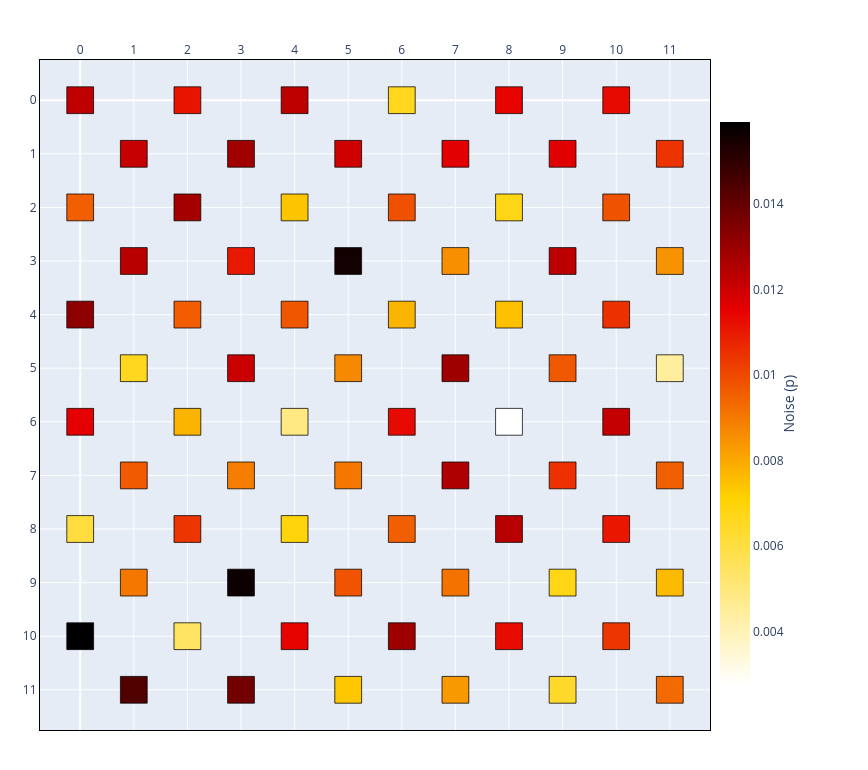

This figure's notebook cell:
### Markdown cell above
## 3. Physical Error Distributions

Real superconducting processors are heterogeneous in which physical error rates vary
substantially across the lattice and are frequently correlated in space (bad couplers 
typically surround bad qubit sites). Modeling this heterogeneity faithfully is precisely 
why qSNOW represents noise as a per-qubit field rather than a single global parameter.

Every qubit carries a `NoiseProfile` exposing a physical error rate `p` (a bounded float
on `[0, 0.75]`). A landscape of such rates is produced by a **noise distribution**: an
object holding the parameters of the distribution it models (and a seed), which
`chip.generate_noise(dist)` applies across the lattice. The chip records the object on
`chip.spec.noise_model`, so the recipe travels with the chip and regenerates the identical
landscape. qSNOW provides:

- **`Uniform(p)`** — a homogeneous field; every qubit shares a single `p`.
- **`RandomUniform(bounds)`** — independent draws from a uniform distribution over
  `bounds = (low, high)`.
- **`RandomGaussian(mean, deviation)`** — independent draws from a truncated Gaussian.
- **`NormalContour(mean, deviation, slope=...)`** — a *spatially correlated* gradient, in
  which each site's error rate is derived from a smoothed neighborhood average, producing
  the contoured, non-i.i.d. structure characteristic of real devices.
- **`SkewContour(location, deviation, skew, ...)`** — the same correlated structure with a
  chosen *skew*, the long tail of poor qubits seen in calibration data.
- **`LogSkewContour(location, deviation, skew, ...)`** — the same correlated structure with
  a skewed marginal on `log10(p)`: the family measured calibration data follows (a
  right-skewed bell on a log axis); `deviation` is in decades.
- **`Custom(noise_map, coupler_map)`** — explicit maps, e.g. measured calibration data.

The `chip.generate_gaussian_noise(...)`-style methods used elsewhere in this notebook are
one-line shorthands for these. Applying a distribution also populates the chip's
**couplers**, deriving each edge's rate from the two qubits it joins (section 6); every
sampled distribution accepts a `seed` for reproducibility. Below we visualize the
non-trivial fields with `noise_heatmap_style`, moving from fully independent (Gaussian,
random) to spatially correlated (contour).

### Code cell
# (a) Truncated-Gaussian field: i.i.d. draws about a target mean.
chip = Chip(6, 6)
chip.generate_noise(RandomGaussian(mean=0.010, deviation=0.003, seed=42))

print("noise model :", chip.spec.noise_model)
print("p at (2, 2) :", chip.loc((2, 2)).noise.p)
chip.show(style=noise_heatmap_style(chip))

### Figure 1 — Plotly figure (JSON) as saved in the notebook; plotly's stock layout.template omitted (floating-point values rounded to 4 significant figures)
{"data": [{"hoverinfo": "text", "hovertext": ["(0, 0)<br>status=INACTIVE<br>noise=0.0123", "(0, 2)<br>status=INACTIVE<br>noise=0.0095", "(0, 4)<br>status=INACTIVE<br>noise=0.0132", "(0, 6)<br>status=INACTIVE<br>noise=0.0115", "(0, 8)<br>status=INACTIVE<br>noise=0.0061", "(0, 10)<br>status=INACTIVE<br>noise=0.0159", "(1, 1)<br>status=INACTIVE<br>noise=0.0121", "(1, 3)<br>status=INACTIVE<br>noise=0.0124", "(1, 5)<br>status=INACTIVE<br>noise=0.0066", "(1, 7)<br>status=INACTIVE<br>noise=0.0096", "(1, 9)<br>status=INACTIVE<br>noise=0.0090", "(1, 11)<br>status=INACTIVE<br>noise=0.0144", "(2, 0)<br>status=INACTIVE<br>noise=0.0111", "(2, 2)<br>status=INACTIVE<br>noise=0.0128", "(2, 4)<br>status=INACTIVE<br>noise=0.0096", "(2, 6)<br>status=INACTIVE<br>noise=0.0078", "(2, 8)<br>status=INACTIVE<br>noise=0.0104", "(2, 10)<br>status=INACTIVE<br>noise=0.0054", "(3, 1)<br>status=INACTIVE<br>noise=0.0128", "(3, 3)<br>status=INACTIVE<br>noise=0.0110", "(3, 5)<br>status=INACTIVE<br>noise=0.0121", "(3, 7)<br>status=INACTIVE<br>noise=0.0089", "(3, 9)<br>status=INACTIVE<br>noise=0.0157", "(3, 11)<br>status=INACTIVE<br>noise=0.0137", "(4, 0)<br>status=INACTIVE<br>noise=0.0123", "(4, 2)<br>status=INACTIVE<br>noise=0.0074", "(4, 4)<br>status=INACTIVE<br>noise=0.0097", "(4, 6)<br>status=INACTIVE<br>noise=0.0049", "(4, 8)<br>status=INACTIVE<br>noise=0.0069", "(4, 10)<br>status=INACTIVE<br>noise=0.0114", "(5, 1)<br>status=INACTIVE<br>noise=0.0120", "(5, 3)<br>status=INACTIVE<br>noise=0.0155", "(5, 5)<br>status=INACTIVE<br>noise=0.0086", "(5, 7)<br>status=INACTIVE<br>noise=0.0090", "(5, 9)<br>status=INACTIVE<br>noise=0.0098", "(5, 11)<br>status=INACTIVE<br>noise=0.0074", "(6, 0)<br>status=INACTIVE<br>noise=0.0066", "(6, 2)<br>status=INACTIVE<br>noise=0.0098", "(6, 4)<br>status=INACTIVE<br>noise=0.0078", "(6, 6)<br>status=INACTIVE<br>noise=0.0113", "(6, 8)<br>status=INACTIVE<br>noise=0.0095", "(6, 10)<br>status=INACTIVE<br>noise=0.0129", "(7, 1)<br>status=INACTIVE<br>noise=0.0116", "(7, 3)<br>status=INACTIVE<br>noise=0.0085", "(7, 5)<br>status=INACTIVE<br>noise=0.0129", "(7, 7)<br>status=INACTIVE<br>noise=0.0126", "(7, 9)<br>status=INACTIVE<br>noise=0.0091", "(7, 11)<br>status=INACTIVE<br>noise=0.0083", "(8, 0)<br>status=INACTIVE<br>noise=0.0114", "(8, 2)<br>status=INACTIVE<br>noise=0.0068", "(8, 4)<br>status=INACTIVE<br>noise=0.0075", "(8, 6)<br>status=INACTIVE<br>noise=0.0027", "(8, 8)<br>status=INACTIVE<br>noise=0.0124", "(8, 10)<br>status=INACTIVE<br>noise=0.0113", "(9, 1)<br>status=INACTIVE<br>noise=0.0116", "(9, 3)<br>status=INACTIVE<br>noise=0.0123", "(9, 5)<br>status=INACTIVE<br>noise=0.0097", "(9, 7)<br>status=INACTIVE<br>noise=0.0105", "(9, 9)<br>status=INACTIVE<br>noise=0.0068", "(9, 11)<br>status=INACTIVE<br>noise=0.0064", "(10, 0)<br>status=INACTIVE<br>noise=0.0113", "(10, 2)<br>status=INACTIVE<br>noise=0.0098", "(10, 4)<br>status=INACTIVE<br>noise=0.0105", "(10, 6)<br>status=INACTIVE<br>noise=0.0122", "(10, 8)<br>status=INACTIVE<br>noise=0.0110", "(10, 10)<br>status=INACTIVE<br>noise=0.0104", "(11, 1)<br>status=INACTIVE<br>noise=0.0104", "(11, 3)<br>status=INACTIVE<br>noise=0.0085", "(11, 5)<br>status=INACTIVE<br>noise=0.0044", "(11, 7)<br>status=INACTIVE<br>noise=0.0095", "(11, 9)<br>status=INACTIVE<br>noise=0.0076", "(11, 11)<br>status=INACTIVE<br>noise=0.0093"], "marker": {"cmax": 0.01591, "cmin": 0.00274, "color": [0.01226, 0.00954, 0.01322, 0.01155, 0.00606, 0.01591, 0.01213, 0.01238, 0.0066, 0.00963, 0.00901, 0.01436, 0.01111, 0.01278, 0.00957, 0.00776, 0.01041, 0.00544, 0.01284, 0.01101, 0.0121, 0.00888, 0.01567, 0.01373, 0.0123, 0.00742, 0.00975, 0.00489, 0.00695, 0.01143, 0.01198, 0.01554, 0.00865, 0.00901, 0.00977, 0.00736, 0.00663, 0.00982, 0.00776, 0.01132, 0.00953, 0.0129, 0.01158, 0.00854, 0.01289, 0.01258, 0.00914, 0.00833, 0.01143, 0.00676, 0.00748, 0.00274, 0.01239, 0.01128, 0.01162, 0.01232, 0.00969, 0.01052, 0.00676, 0.0064, 0.01131, 0.00978, 0.01049, 0.01217, 0.01103, 0.01041, 0.01045, 0.00846, 0.00441, 0.00952, 0.00763, 0.00931], "colorbar": {"len": 0.8701, "title": {"side": "right", "text": "Noise (p)"}, "x": 0.8503, "xanchor": "left", "y": 0.487, "yanchor": "middle"}, "colorscale": [[0, "rgb(255,255,255)"], [0.3333, "rgb(255,210,0)"], [0.6667, "rgb(230,0,0)"], [1, "rgb(0,0,0)"]], "opacity": 0, "showscale": true, "size": 20}, "mode": "markers", "name": "qubits", "type": "scattergl", "x": [0, 0, 0, 0, 0, 0, 1, 1, 1, 1, 1, 1, 2, 2, 2, 2, 2, 2, 3, 3, 3, 3, 3, 3, 4, 4, 4, 4, 4, 4, 5, 5, 5, 5, 5, 5, 6, 6, 6, 6, 6, 6, 7, 7, 7, 7, 7, 7, 8, 8, 8, 8, 8, 8, 9, 9, 9, 9, 9, 9, 10, 10, 10, 10, 10, 10, 11, 11, 11, 11, 11, 11], "y": [0, 2, 4, 6, 8, 10, 1, 3, 5, 7, 9, 11, 0, 2, 4, 6, 8, 10, 1, 3, 5, 7, 9, 11, 0, 2, 4, 6, 8, 10, 1, 3, 5, 7, 9, 11, 0, 2, 4, 6, 8, 10, 1, 3, 5, 7, 9, 11, 0, 2, 4, 6, 8, 10, 1, 3, 5, 7, 9, 11, 0, 2, 4, 6, 8, 10, 1, 3, 5, 7, 9, 11]}], "layout": {"height": 770, "margin": {"b": 40, "l": 40, "r": 40, "t": 60}, "shapes": [{"fillcolor": "rgb(191, 0, 0)", "layer": "above", "line": {"color": "black", "width": 0.75}, "opacity": 1, "type": "rect", "x0": -0.25, "x1": 0.25, "y0": -0.25, "y1": 0.25}, {"fillcolor": "rgb(241, 95, 0)", "layer": "above", "line": {"color": "black", "width": 0.75}, "opacity": 1, "type": "rect", "x0": -0.25, "x1": 0.25, "y0": 1.75, "y1": 2.25}, {"fillcolor": "rgb(141, 0, 0)", "layer": "above", "line": {"color": "black", "width": 0.75}, "opacity": 1, "type": "rect", "x0": -0.25, "x1": 0.25, "y0": 3.75, "y1": 4.25}, {"fillcolor": "rgb(228, 0, 0)", "layer": "above", "line": {"color": "black", "width": 0.75}, "opacity": 1, "type": "rect", "x0": -0.25, "x1": 0.25, "y0": 5.75, "y1": 6.25}, {"fillcolor": "rgb(255, 221, 62)", "layer": "above", "line": {"color": "black", "width": 0.75}, "opacity": 1, "type": "rect", "x0": -0.25, "x1": 0.25, "y0": 7.75, "y1": 8.25}, {"fillcolor": "rgb(0, 0, 0)", "layer": "above", "line": {"color": "black", "width": 0.75}, "opacity": 1, "type": "rect", "x0": -0.25, "x1": 0.25, "y0": 9.75, "y1": 10.25}, {"fillcolor": "rgb(198, 0, 0)", "layer": "above", "line": {"color": "black", "width": 0.75}, "opacity": 1, "type": "rect", "x0": 0.75, "x1": 1.25, "y0": 0.75, "y1": 1.25}, {"fillcolor": "rgb(185, 0, 0)", "layer": "above", "line": {"color": "black", "width": 0.75}, "opacity": 1, "type": "rect", "x0": 0.75, "x1": 1.25, "y0": 2.75, "y1": 3.25}, {"fillcolor": "rgb(255, 215, 31)", "layer": "above", "line": {"color": "black", "width": 0.75}, "opacity": 1, "type": "rect", "x0": 0.75, "x1": 1.25, "y0": 4.75, "y1": 5.25}, {"fillcolor": "rgb(241, 90, 0)", "layer": "above", "line": {"color": "black", "width": 0.75}, "opacity": 1, "type": "rect", "x0": 0.75, "x1": 1.25, "y0": 6.75, "y1": 7.25}, {"fillcolor": "rgb(244, 120, 0)", "layer": "above", "line": {"color": "black", "width": 0.75}, "opacity": 1, "type": "rect", "x0": 0.75, "x1": 1.25, "y0": 8.75, "y1": 9.25}, {"fillcolor": "rgb(81, 0, 0)", "layer": "above", "line": {"color": "black", "width": 0.75}, "opacity": 1, "type": "rect", "x0": 0.75, "x1": 1.25, "y0": 10.75, "y1": 11.25}, {"fillcolor": "rgb(232, 20, 0)", "layer": "above", "line": {"color": "black", "width": 0.75}, "opacity": 1, "type": "rect", "x0": 1.75, "x1": 2.25, "y0": -0.25, "y1": 0.25}, {"fillcolor": "rgb(164, 0, 0)", "layer": "above", "line": {"color": "black", "width": 0.75}, "opacity": 1, "type": "rect", "x0": 1.75, "x1": 2.25, "y0": 1.75, "y1": 2.25}, {"fillcolor": "rgb(241, 93, 0)", "layer": "above", "line": {"color": "black", "width": 0.75}, "opacity": 1, "type": "rect", "x0": 1.75, "x1": 2.25, "y0": 3.75, "y1": 4.25}, {"fillcolor": "rgb(251, 180, 0)", "layer": "above", "line": {"color": "black", "width": 0.75}, "opacity": 1, "type": "rect", "x0": 1.75, "x1": 2.25, "y0": 5.75, "y1": 6.25}, {"fillcolor": "rgb(236, 53, 0)", "layer": "above", "line": {"color": "black", "width": 0.75}, "opacity": 1, "type": "rect", "x0": 1.75, "x1": 2.25, "y0": 7.75, "y1": 8.25}, {"fillcolor": "rgb(255, 227, 98)", "layer": "above", "line": {"color": "black", "width": 0.75}, "opacity": 1, "type": "rect", "x0": 1.75, "x1": 2.25, "y0": 9.75, "y1": 10.25}, {"fillcolor": "rgb(161, 0, 0)", "layer": "above", "line": {"color": "black", "width": 0.75}, "opacity": 1, "type": "rect", "x0": 2.75, "x1": 3.25, "y0": 0.75, "y1": 1.25}, {"fillcolor": "rgb(233, 24, 0)", "layer": "above", "line": {"color": "black", "width": 0.75}, "opacity": 1, "type": "rect", "x0": 2.75, "x1": 3.25, "y0": 2.75, "y1": 3.25}, {"fillcolor": "rgb(200, 0, 0)", "layer": "above", "line": {"color": "black", "width": 0.75}, "opacity": 1, "type": "rect", "x0": 2.75, "x1": 3.25, "y0": 4.75, "y1": 5.25}, {"fillcolor": "rgb(245, 126, 0)", "layer": "above", "line": {"color": "black", "width": 0.75}, "opacity": 1, "type": "rect", "x0": 2.75, "x1": 3.25, "y0": 6.75, "y1": 7.25}, {"fillcolor": "rgb(13, 0, 0)", "layer": "above", "line": {"color": "black", "width": 0.75}, "opacity": 1, "type": "rect", "x0": 2.75, "x1": 3.25, "y0": 8.75, "y1": 9.25}, {"fillcolor": "rgb(114, 0, 0)", "layer": "above", "line": {"color": "black", "width": 0.75}, "opacity": 1, "type": "rect", "x0": 2.75, "x1": 3.25, "y0": 10.75, "y1": 11.25}, {"fillcolor": "rgb(189, 0, 0)", "layer": "above", "line": {"color": "black", "width": 0.75}, "opacity": 1, "type": "rect", "x0": 3.75, "x1": 4.25, "y0": -0.25, "y1": 0.25}, {"fillcolor": "rgb(253, 196, 0)", "layer": "above", "line": {"color": "black", "width": 0.75}, "opacity": 1, "type": "rect", "x0": 3.75, "x1": 4.25, "y0": 1.75, "y1": 2.25}, {"fillcolor": "rgb(240, 85, 0)", "layer": "above", "line": {"color": "black", "width": 0.75}, "opacity": 1, "type": "rect", "x0": 3.75, "x1": 4.25, "y0": 3.75, "y1": 4.25}, {"fillcolor": "rgb(255, 233, 130)", "layer": "above", "line": {"color": "black", "width": 0.75}, "opacity": 1, "type": "rect", "x0": 3.75, "x1": 4.25, "y0": 5.75, "y1": 6.25}, {"fillcolor": "rgb(255, 212, 10)", "layer": "above", "line": {"color": "black", "width": 0.75}, "opacity": 1, "type": "rect", "x0": 3.75, "x1": 4.25, "y0": 7.75, "y1": 8.25}, {"fillcolor": "rgb(231, 4, 0)", "layer": "above", "line": {"color": "black", "width": 0.75}, "opacity": 1, "type": "rect", "x0": 3.75, "x1": 4.25, "y0": 9.75, "y1": 10.25}, {"fillcolor": "rgb(206, 0, 0)", "layer": "above", "line": {"color": "black", "width": 0.75}, "opacity": 1, "type": "rect", "x0": 4.75, "x1": 5.25, "y0": 0.75, "y1": 1.25}, {"fillcolor": "rgb(19, 0, 0)", "layer": "above", "line": {"color": "black", "width": 0.75}, "opacity": 1, "type": "rect", "x0": 4.75, "x1": 5.25, "y0": 2.75, "y1": 3.25}, {"fillcolor": "rgb(246, 137, 0)", "layer": "above", "line": {"color": "black", "width": 0.75}, "opacity": 1, "type": "rect", "x0": 4.75, "x1": 5.25, "y0": 4.75, "y1": 5.25}, {"fillcolor": "rgb(244, 120, 0)", "layer": "above", "line": {"color": "black", "width": 0.75}, "opacity": 1, "type": "rect", "x0": 4.75, "x1": 5.25, "y0": 6.75, "y1": 7.25}, {"fillcolor": "rgb(240, 84, 0)", "layer": "above", "line": {"color": "black", "width": 0.75}, "opacity": 1, "type": "rect", "x0": 4.75, "x1": 5.25, "y0": 8.75, "y1": 9.25}, {"fillcolor": "rgb(254, 199, 0)", "layer": "above", "line": {"color": "black", "width": 0.75}, "opacity": 1, "type": "rect", "x0": 4.75, "x1": 5.25, "y0": 10.75, "y1": 11.25}, {"fillcolor": "rgb(255, 215, 29)", "layer": "above", "line": {"color": "black", "width": 0.75}, "opacity": 1, "type": "rect", "x0": 5.75, "x1": 6.25, "y0": -0.25, "y1": 0.25}, {"fillcolor": "rgb(240, 81, 0)", "layer": "above", "line": {"color": "black", "width": 0.75}, "opacity": 1, "type": "rect", "x0": 5.75, "x1": 6.25, "y0": 1.75, "y1": 2.25}, {"fillcolor": "rgb(251, 180, 0)", "layer": "above", "line": {"color": "black", "width": 0.75}, "opacity": 1, "type": "rect", "x0": 5.75, "x1": 6.25, "y0": 3.75, "y1": 4.25}, {"fillcolor": "rgb(231, 10, 0)", "layer": "above", "line": {"color": "black", "width": 0.75}, "opacity": 1, "type": "rect", "x0": 5.75, "x1": 6.25, "y0": 5.75, "y1": 6.25}, {"fillcolor": "rgb(241, 95, 0)", "layer": "above", "line": {"color": "black", "width": 0.75}, "opacity": 1, "type": "rect", "x0": 5.75, "x1": 6.25, "y0": 7.75, "y1": 8.25}, {"fillcolor": "rgb(158, 0, 0)", "layer": "above", "line": {"color": "black", "width": 0.75}, "opacity": 1, "type": "rect", "x0": 5.75, "x1": 6.25, "y0": 9.75, "y1": 10.25}, {"fillcolor": "rgb(227, 0, 0)", "layer": "above", "line": {"color": "black", "width": 0.75}, "opacity": 1, "type": "rect", "x0": 6.75, "x1": 7.25, "y0": 0.75, "y1": 1.25}, {"fillcolor": "rgb(247, 143, 0)", "layer": "above", "line": {"color": "black", "width": 0.75}, "opacity": 1, "type": "rect", "x0": 6.75, "x1": 7.25, "y0": 2.75, "y1": 3.25}, {"fillcolor": "rgb(158, 0, 0)", "layer": "above", "line": {"color": "black", "width": 0.75}, "opacity": 1, "type": "rect", "x0": 6.75, "x1": 7.25, "y0": 4.75, "y1": 5.25}, {"fillcolor": "rgb(174, 0, 0)", "layer": "above", "line": {"color": "black", "width": 0.75}, "opacity": 1, "type": "rect", "x0": 6.75, "x1": 7.25, "y0": 6.75, "y1": 7.25}, {"fillcolor": "rgb(244, 114, 0)", "layer": "above", "line": {"color": "black", "width": 0.75}, "opacity": 1, "type": "rect", "x0": 6.75, "x1": 7.25, "y0": 8.75, "y1": 9.25}, {"fillcolor": "rgb(248, 153, 0)", "layer": "above", "line": {"color": "black", "width": 0.75}, "opacity": 1, "type": "rect", "x0": 6.75, "x1": 7.25, "y0": 10.75, "y1": 11.25}, {"fillcolor": "rgb(231, 4, 0)", "layer": "above", "line": {"color": "black", "width": 0.75}, "opacity": 1, "type": "rect", "x0": 7.75, "x1": 8.25, "y0": -0.25, "y1": 0.25}, {"fillcolor": "rgb(255, 214, 21)", "layer": "above", "line": {"color": "black", "width": 0.75}, "opacity": 1, "type": "rect", "x0": 7.75, "x1": 8.25, "y0": 1.75, "y1": 2.25}, {"fillcolor": "rgb(253, 193, 0)", "layer": "above", "line": {"color": "black", "width": 0.75}, "opacity": 1, "type": "rect", "x0": 7.75, "x1": 8.25, "y0": 3.75, "y1": 4.25}, {"fillcolor": "rgb(255, 255, 255)", "layer": "above", "line": {"color": "black", "width": 0.75}, "opacity": 1, "type": "rect", "x0": 7.75, "x1": 8.25, "y0": 5.75, "y1": 6.25}, {"fillcolor": "rgb(184, 0, 0)", "layer": "above", "line": {"color": "black", "width": 0.75}, "opacity": 1, "type": "rect", "x0": 7.75, "x1": 8.25, "y0": 7.75, "y1": 8.25}, {"fillcolor": "rgb(231, 11, 0)", "layer": "above", "line": {"color": "black", "width": 0.75}, "opacity": 1, "type": "rect", "x0": 7.75, "x1": 8.25, "y0": 9.75, "y1": 10.25}, {"fillcolor": "rgb(225, 0, 0)", "layer": "above", "line": {"color": "black", "width": 0.75}, "opacity": 1, "type": "rect", "x0": 8.75, "x1": 9.25, "y0": 0.75, "y1": 1.25}, {"fillcolor": "rgb(188, 0, 0)", "layer": "above", "line": {"color": "black", "width": 0.75}, "opacity": 1, "type": "rect", "x0": 8.75, "x1": 9.25, "y0": 2.75, "y1": 3.25}, {"fillcolor": "rgb(240, 88, 0)", "layer": "above", "line": {"color": "black", "width": 0.75}, "opacity": 1, "type": "rect", "x0": 8.75, "x1": 9.25, "y0": 4.75, "y1": 5.25}, {"fillcolor": "rgb(236, 48, 0)", "layer": "above", "line": {"color": "black", "width": 0.75}, "opacity": 1, "type": "rect", "x0": 8.75, "x1": 9.25, "y0": 6.75, "y1": 7.25}, {"fillcolor": "rgb(255, 214, 21)", "layer": "above", "line": {"color": "black", "width": 0.75}, "opacity": 1, "type": "rect", "x0": 8.75, "x1": 9.25, "y0": 8.75, "y1": 9.25}, {"fillcolor": "rgb(255, 217, 42)", "layer": "above", "line": {"color": "black", "width": 0.75}, "opacity": 1, "type": "rect", "x0": 8.75, "x1": 9.25, "y0": 10.75, "y1": 11.25}, {"fillcolor": "rgb(231, 10, 0)", "layer": "above", "line": {"color": "black", "width": 0.75}, "opacity": 1, "type": "rect", "x0": 9.75, "x1": 10.25, "y0": -0.25, "y1": 0.25}, {"fillcolor": "rgb(240, 83, 0)", "layer": "above", "line": {"color": "black", "width": 0.75}, "opacity": 1, "type": "rect", "x0": 9.75, "x1": 10.25, "y0": 1.75, "y1": 2.25}, {"fillcolor": "rgb(236, 49, 0)", "layer": "above", "line": {"color": "black", "width": 0.75}, "opacity": 1, "type": "rect", "x0": 9.75, "x1": 10.25, "y0": 3.75, "y1": 4.25}, {"fillcolor": "rgb(196, 0, 0)", "layer": "above", "line": {"color": "black", "width": 0.75}, "opacity": 1, "type": "rect", "x0": 9.75, "x1": 10.25, "y0": 5.75, "y1": 6.25}, {"fillcolor": "rgb(233, 23, 0)", "layer": "above", "line": {"color": "black", "width": 0.75}, "opacity": 1, "type": "rect", "x0": 9.75, "x1": 10.25, "y0": 7.75, "y1": 8.25}, {"fillcolor": "rgb(236, 53, 0)", "layer": "above", "line": {"color": "black", "width": 0.75}, "opacity": 1, "type": "rect", "x0": 9.75, "x1": 10.25, "y0": 9.75, "y1": 10.25}, {"fillcolor": "rgb(236, 51, 0)", "layer": "above", "line": {"color": "black", "width": 0.75}, "opacity": 1, "type": "rect", "x0": 10.75, "x1": 11.25, "y0": 0.75, "y1": 1.25}, {"fillcolor": "rgb(247, 146, 0)", "layer": "above", "line": {"color": "black", "width": 0.75}, "opacity": 1, "type": "rect", "x0": 10.75, "x1": 11.25, "y0": 2.75, "y1": 3.25}, {"fillcolor": "rgb(255, 238, 158)", "layer": "above", "line": {"color": "black", "width": 0.75}, "opacity": 1, "type": "rect", "x0": 10.75, "x1": 11.25, "y0": 4.75, "y1": 5.25}, {"fillcolor": "rgb(241, 96, 0)", "layer": "above", "line": {"color": "black", "width": 0.75}, "opacity": 1, "type": "rect", "x0": 10.75, "x1": 11.25, "y0": 6.75, "y1": 7.25}, {"fillcolor": "rgb(252, 186, 0)", "layer": "above", "line": {"color": "black", "width": 0.75}, "opacity": 1, "type": "rect", "x0": 10.75, "x1": 11.25, "y0": 8.75, "y1": 9.25}, {"fillcolor": "rgb(243, 106, 0)", "layer": "above", "line": {"color": "black", "width": 0.75}, "opacity": 1, "type": "rect", "x0": 10.75, "x1": 11.25, "y0": 10.75, "y1": 11.25}], "showlegend": false, "width": 868, "xaxis": {"domain": [0, 0.8503], "dtick": 1, "linecolor": "black", "linewidth": 1, "mirror": true, "range": [-0.75, 11.75], "showgrid": true, "showline": true, "side": "top", "zeroline": true}, "yaxis": {"dtick": 1, "linecolor": "black", "linewidth": 1, "mirror": true, "range": [11.75, -0.75], "scaleanchor": "x", "scaleratio": 1, "showgrid": true, "showline": true, "zeroline": true}}}
